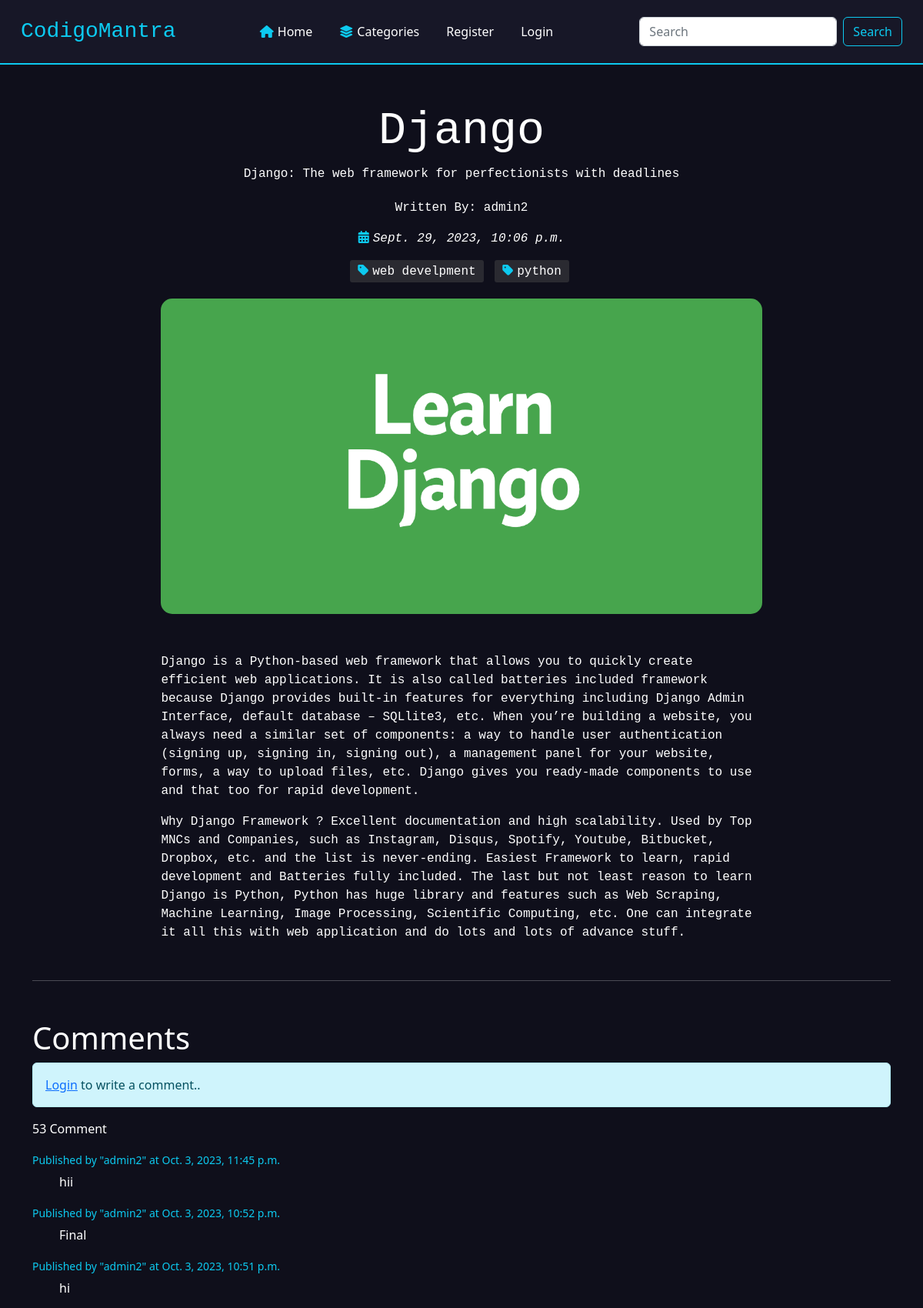
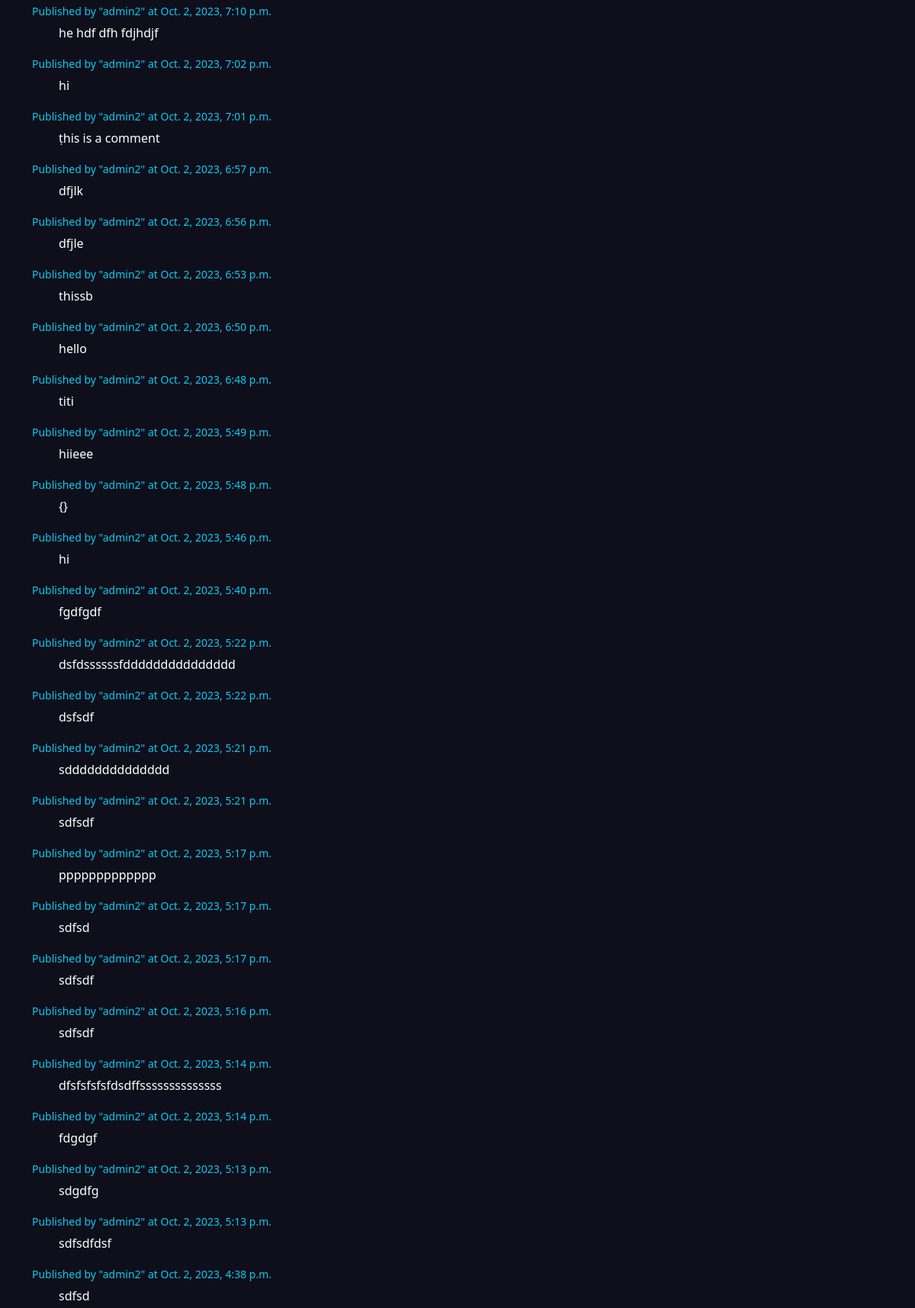
/articles/48 (upper part), run on the app's committed database (2 pictures, top to bottom).
### blog/models.py (models this page shows, shortened)
class Article(models.Model):
  categoryList = [
        ("javascript" , "JavaScript"),
        ("web develpment" , "Web Develpment"),
        ("react" , "React"),
        ("python" , "Python"),
        ("other", "Other"),
    ]
  owner = models.ForeignKey(User, on_delete=models.CASCADE, related_name='articles')
  title = models.CharField(max_length = 200)
  desc = models.CharField(max_length = 200)
  artImage = models.ImageField(upload_to = 'art_photos', default = './images/default.jpg', null = True, blank = True)
  content = models.TextField()
  category = MultiSelectField(choices=categoryList,  max_choices=3)
  created = models.DateTimeField(default=now, editable=False)
  bookmarks = models.ManyToManyField(User, related_name='bookmarks')
  upvote = models.ManyToManyField(User, related_name='up')
  downvote = models.ManyToManyField(User, related_name='down')
  class Meta:
    ordering = ['-created']

class Comment(models.Model):
  owner = models.ForeignKey(User, on_delete=models.CASCADE, related_name='owner')
  article = models.ForeignKey(Article, on_delete=models.CASCADE, related_name = 'article')
  created = models.DateTimeField(default=now, editable=False)
  content = models.TextField(max_length = 200)
  likes = models.ManyToManyField(User, related_name='comment_likes', blank=True)
  likes_count = models.PositiveIntegerField(default=0)  # Number of likes for the comment
  class Meta:
    ordering = ['-created']

### blog/views.py (the view)
# urls.py: path('articles/<str:id>', views.singleArt, name='singleArt'),
def singleArt(request, id):
  art = Article.objects.get(pk= id)
  comments = Comment.objects.filter(article = art).all()
  return render(request, 'singleArt.html', {
    'post': art,
    'content': markdown2.markdown(art.content),
    'comments': comments,
  })

### blog/templates/singleArt.html (shortened to what this page needs)
{% extends './layout.html' %}
{% load static %}
{% block links %}
<link rel="stylesheet" href="{% static 'css/singleArt.css' %}" />
<link rel="stylesheet" href="{% static 'css/add.css' %}">
{% endblock links %}
{% block body %}
<div class="container art-info">
  <div class="art-header">
    <div class="title">
      <h1>{{ post.title }}</h1>
    </div>
    <div class="desc">
      {{ post.desc }}
    </div>
    <div class="about">
      <p>Written By: {{ post.owner }}</p>
      <p style="font-style:italic ;"><i class="fas fa-calendar-alt mr-2"></i>{{ post.created }}</p>
      <ul class="category">
        {% for cat in post.category %}
        <li class="item"><i class="fas fa-tag mr-2"></i>{{cat}}</li>
        {% endfor %}
      </ul>
    </div>
    <div class="image">
      {% if post.artImage %}
      <img src="{{ post.artImage.url }}" alt="article photo">
      {% else %}
      <img src="../../media/images/default.jpg" alt="article photo">
      {% endif %}
    </div>
  </div>
  <div class="art-info-content">{{content|safe}}</div>
  <hr>
</div>
<div class="comments container">
  <h1>Comments</h1>
  {% if user.is_authenticated %}
    <div class="add-comment">
      <form action="" class="input-comment">
        {% csrf_token %}
        <div class="title-art input-comment2">
          <input type="text" placeholder="Write a comment.." class="form-control" id = "comment-content" required name="comment">
        </div>
        <input type="submit" value="Post" class="btn btn-outline-info" id="add-comment" data-comment="{{ post.id }}">
      </form>
    </div>
  {% else %}
  <div class="alert alert-info" role="alert">
    <a href="{% url 'login' %}">Login</a> to write a comment..
  </div>
  {% endif %}
  <p style = "margin-top: 5px;"><span id="comment-count">{{ comments.count }}</span> Comment</p>
  <div class="all-comments">
    {% for comment in comments %}
      <div class="one-comment">
        <div class="header-comment">
          <small style="color: var(--bs-cyan);">Published by "{{ comment.owner }}" at {{ comment.created }}</small>
        </div>
        <div class="content">
          <p>{{ comment.content }} </p>
        </div>
      </div>
    {% empty%}
    <div id="no-comment">
      <h3> No comments right now... </h3>
    </div>
    {% endfor %}
  </div>
</div>
{% endblock body %}

### blog/static/css/layout.css (style rules this page uses)
:root { --base-color: #0f0f1b; --second-color: #171727; --mid-color: #161e2e; --back-color: #bbe1fa; --primary-color: 111, 76, 255; --text-color: 256, 256, 256; }
* { padding: 0; margin: 0; box-sizing: border-box; }
li { margin-right: 19px; }
body { background-color: var(--base-color); display: flex; flex-direction: column; min-height: 100vh; }
i { color: var(--bs-cyan); margin-right: 5px; }

### blog/static/css/singleArt.css (style rules this page uses)
.art-info { margin: 50px auto; color: var(--bs-white); font-family: monospace; }
.art-info .art-header img { width: 70%; border-radius: 15px; }
.art-header { text-align: center; }
.art-header .title h1 { max-width: 100%; width: 100%; font-size: 60px; }
.art-header ul { list-style: none; padding: 0; }
.art-header li { display: inline-block; background: rgba(83, 83, 83, 0.4); border-radius: 3px; padding: 2.5px 10px; margin: 0 5px 5px 0; cursor: default; user-select: none; transition: background-color 0.3s; }
.art-info-content { width: 70%; margin: 50px auto; }
.art-header .about { margin-top: 20px; }
.comments { color: var(--bs-white) !important; margin-bottom: 30px; }
.comments .header-comment { text-align: start !important; }
.one-comment { margin-top: 15px; }
.one-comment p { padding: 5px 0 0 15px; margin-left: 20px; }

### data on the page
Article: title "Django", desc "Django: The web framework for perfectionists with deadlines", owner "admin2", created "Sept. 29, 2023, 10:06 p.m.", artImage (picture)
Comment: owner "admin2", created "Oct. 3, 2023, 11:45 p.m.", content "hii"
Comment: owner "admin2", created "Oct. 3, 2023, 10:52 p.m.", content "Final"
Comment: owner "admin2", created "Oct. 3, 2023, 10:51 p.m.", content "hi"
Comment: owner "admin2", created "Oct. 2, 2023, 7:10 p.m.", content "he hdf dfh fdjhdjf"
Comment: owner "admin2", created "Oct. 2, 2023, 7:02 p.m.", content "hi"
Comment: owner "admin2", created "Oct. 2, 2023, 7:01 p.m.", content "ṭhis is a comment"
Comment: owner "admin2", created "Oct. 2, 2023, 6:57 p.m.", content "dfjlk"
Comment: owner "admin2", created "Oct. 2, 2023, 6:56 p.m.", content "dfjle"
Comment: owner "admin2", created "Oct. 2, 2023, 6:53 p.m.", content "thissb"
Comment: owner "admin2", created "Oct. 2, 2023, 6:50 p.m.", content "hello"
Comment: owner "admin2", created "Oct. 2, 2023, 6:48 p.m.", content "titi"
Comment: owner "admin2", created "Oct. 2, 2023, 5:49 p.m.", content "hiieee"
Comment: owner "admin2", created "Oct. 2, 2023, 5:48 p.m.", content "{}"
Comment: owner "admin2", created "Oct. 2, 2023, 5:46 p.m.", content "hi"
Comment: owner "admin2", created "Oct. 2, 2023, 5:40 p.m.", content "fgdfgdf"
Comment: owner "admin2", created "Oct. 2, 2023, 5:22 p.m.", content "dsfdssssssfddddddddddddddd"
Comment: owner "admin2", created "Oct. 2, 2023, 5:22 p.m.", content "dsfsdf"
Comment: owner "admin2", created "Oct. 2, 2023, 5:21 p.m.", content "sdddddddddddddd"
Comment: owner "admin2", created "Oct. 2, 2023, 5:21 p.m.", content "sdfsdf"
Comment: owner "admin2", created "Oct. 2, 2023, 5:17 p.m.", content "ppppppppppppp"
Comment: owner "admin2", created "Oct. 2, 2023, 5:17 p.m.", content "sdfsd"
Comment: owner "admin2", created "Oct. 2, 2023, 5:17 p.m.", content "sdfsdf"
Comment: owner "admin2", created "Oct. 2, 2023, 5:16 p.m.", content "sdfsdf"
Comment: owner "admin2", created "Oct. 2, 2023, 5:14 p.m.", content "dfsfsfsfsfdsdffssssssssssssss"
Comment: owner "admin2", created "Oct. 2, 2023, 5:14 p.m.", content "fdgdgf"
Comment: owner "admin2", created "Oct. 2, 2023, 5:13 p.m.", content "sdgdfg"
Comment: owner "admin2", created "Oct. 2, 2023, 5:13 p.m.", content "sdfsdfdsf"
Comment: owner "admin2", created "Oct. 2, 2023, 4:38 p.m.", content "sdfsd"

### other printed values
{{ cat }} "web develpment" "python"
{{ comments.count }} "53"
